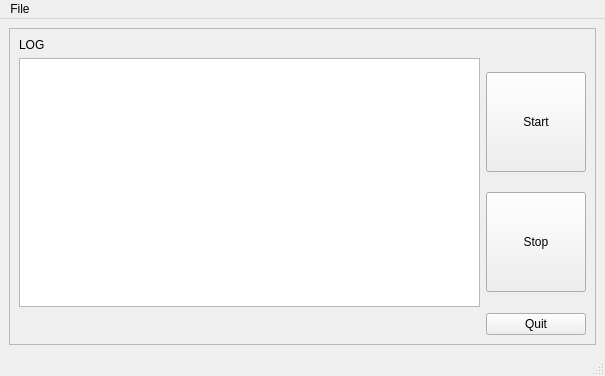
<?xml version="1.0" encoding="UTF-8"?>
<ui version="4.0">
 <class>MainWindow</class>
 <widget class="QMainWindow" name="MainWindow">
  <property name="geometry">
   <rect>
    <x>0</x>
    <y>0</y>
    <width>605</width>
    <height>376</height>
   </rect>
  </property>
  <property name="windowTitle">
   <string>MainWindow</string>
  </property>
  <widget class="QWidget" name="centralwidget">
   <layout class="QGridLayout" name="gridLayout_3">
    <item row="0" column="0">
     <widget class="QFrame" name="frame">
      <property name="frameShape">
       <enum>QFrame::StyledPanel</enum>
      </property>
      <property name="frameShadow">
       <enum>QFrame::Raised</enum>
      </property>
      <layout class="QGridLayout" name="gridLayout">
       <item row="1" column="0">
        <widget class="QPlainTextEdit" name="plainTextEdit">
         <property name="readOnly">
          <bool>true</bool>
         </property>
        </widget>
       </item>
       <item row="0" column="0">
        <widget class="QLabel" name="label">
         <property name="text">
          <string>LOG</string>
         </property>
        </widget>
       </item>
       <item row="5" column="1">
        <widget class="QPushButton" name="pushButton_quit">
         <property name="text">
          <string>Quit</string>
         </property>
        </widget>
       </item>
       <item row="1" column="1">
        <layout class="QVBoxLayout" name="verticalLayout">
         <item>
          <widget class="QPushButton" name="pushButton_start">
           <property name="minimumSize">
            <size>
             <width>100</width>
             <height>100</height>
            </size>
           </property>
           <property name="text">
            <string>Start</string>
           </property>
          </widget>
         </item>
         <item>
          <widget class="QPushButton" name="pushButton_stop">
           <property name="minimumSize">
            <size>
             <width>100</width>
             <height>100</height>
            </size>
           </property>
           <property name="text">
            <string>Stop</string>
           </property>
          </widget>
         </item>
        </layout>
       </item>
      </layout>
     </widget>
    </item>
   </layout>
  </widget>
  <widget class="QMenuBar" name="menubar">
   <property name="geometry">
    <rect>
     <x>0</x>
     <y>0</y>
     <width>605</width>
     <height>22</height>
    </rect>
   </property>
   <widget class="QMenu" name="menuFile">
    <property name="title">
     <string>File</string>
    </property>
    <addaction name="actionSettings"/>
    <addaction name="separator"/>
    <addaction name="actionQuit"/>
   </widget>
   <addaction name="menuFile"/>
  </widget>
  <widget class="QStatusBar" name="statusbar"/>
  <action name="actionQuit">
   <property name="text">
    <string>Quit</string>
   </property>
  </action>
  <action name="actionSettings">
   <property name="text">
    <string>Settings</string>
   </property>
  </action>
 </widget>
 <resources/>
 <connections>
  <connection>
   <sender>pushButton_quit</sender>
   <signal>clicked()</signal>
   <receiver>MainWindow</receiver>
   <slot>close()</slot>
   <hints>
    <hint type="sourcelabel">
     <x>567</x>
     <y>398</y>
    </hint>
    <hint type="destinationlabel">
     <x>313</x>
     <y>227</y>
    </hint>
   </hints>
  </connection>
  <connection>
   <sender>actionQuit</sender>
   <signal>triggered()</signal>
   <receiver>MainWindow</receiver>
   <slot>close()</slot>
   <hints>
    <hint type="sourcelabel">
     <x>-1</x>
     <y>-1</y>
    </hint>
    <hint type="destinationlabel">
     <x>302</x>
     <y>187</y>
    </hint>
   </hints>
  </connection>
 </connections>
</ui>
